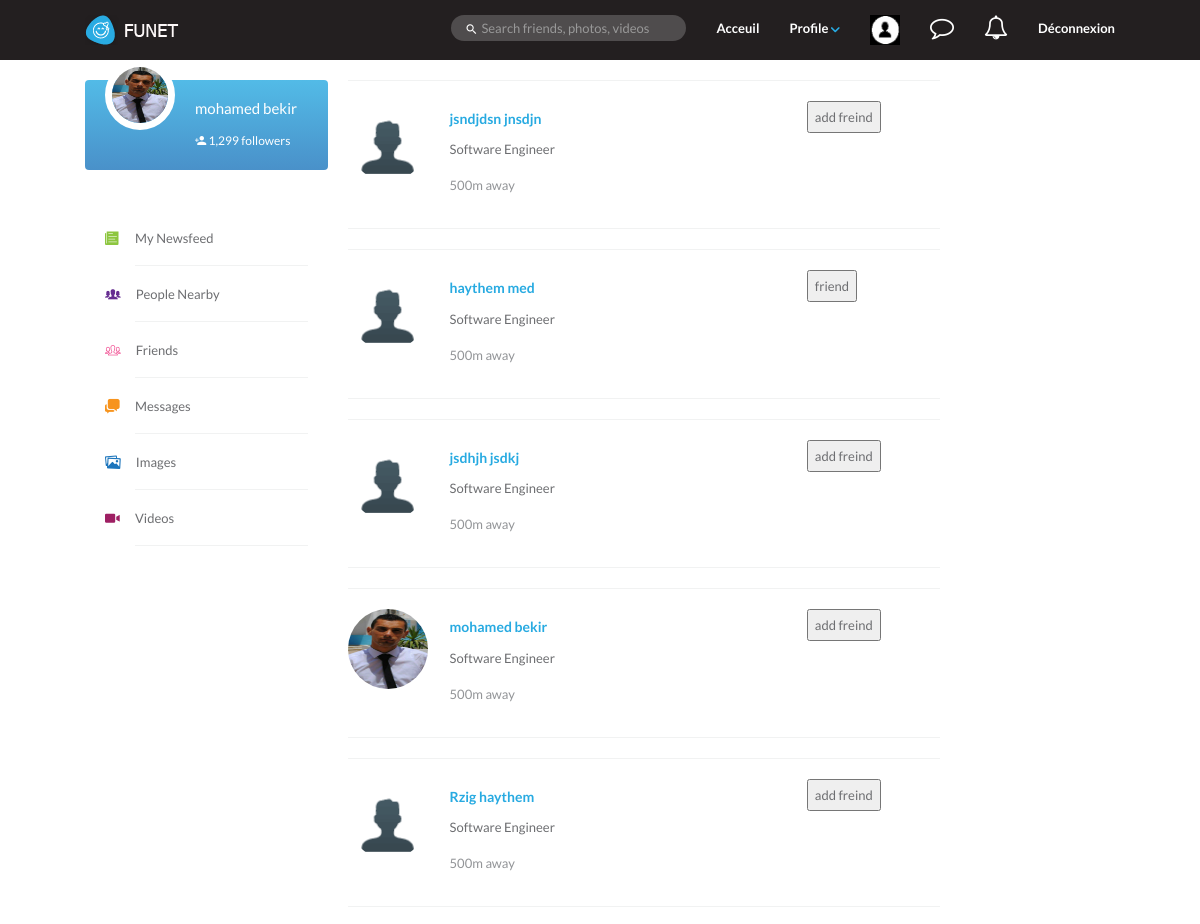
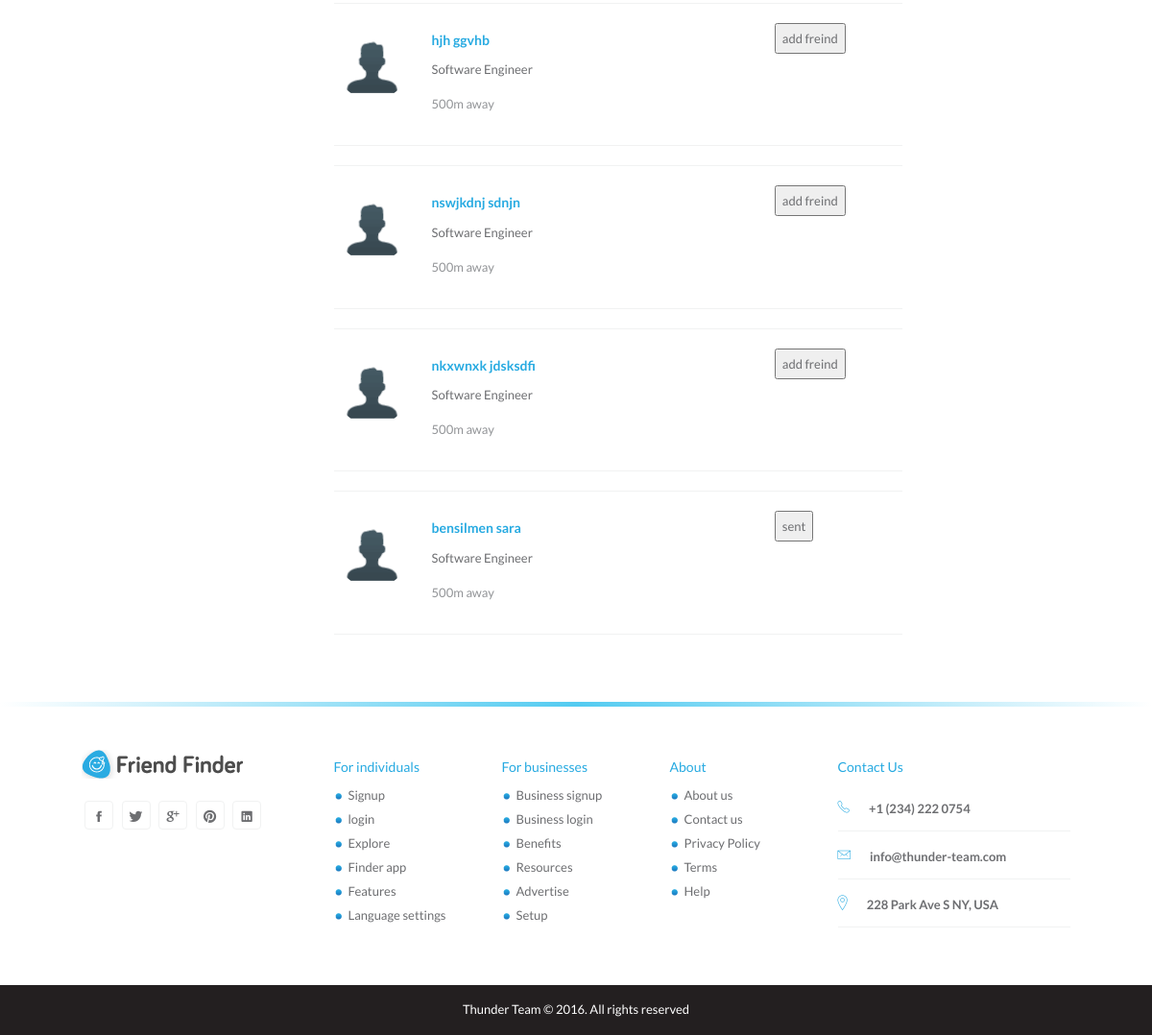
The app's page /Font-office/recherche.php (signed in) with its own data (2 pictures, top to bottom).
### tables this page shows
CREATE TABLE `membre` (
  `id_membre` int(11) NOT NULL,
  `email` varchar(50) NOT NULL,
  `password` varchar(50) NOT NULL,
  `nom` varchar(50) NOT NULL,
  `prenom` varchar(50) NOT NULL,
  `date_naissance` date NOT NULL,
  `Sexe` varchar(10) NOT NULL,
  `ville` varchar(50) NOT NULL,
  `url_photo_profil` varchar(255) NOT NULL,
  `url_photo_couverture` varchar(255) NOT NULL,
  `login` int(11) NOT NULL,
  `logout` int(11) NOT NULL
);

CREATE TABLE `invitation` (
  `id_invitation` int(11) NOT NULL,
  `sender` varchar(50) NOT NULL,
  `receiver` varchar(50) NOT NULL,
  `stat` varchar(20) NOT NULL
);

### Font-office/recherche.php (the view, shortened to what this page needs)
<?php
 $db = mysqli_connect("localhost", "root", "", "funet");
$email=$_SESSION["email"];
$rech=$_POST["rechecher"];
$result = mysqli_query($db, "SELECT * FROM membre where nom LIKE '%$rech%'  ");
$res = mysqli_query($db, "SELECT * FROM membre where email='$email'");
   while ($ligne = mysqli_fetch_array($res)) {
    $img=$ligne[8];
    $nom=$ligne[3]." ".$ligne[4];
    }
?>
<!DOCTYPE html>
<html lang="en">
<head>
		<link rel="stylesheet" href="css/bootstrap.min.css" />
		<link rel="stylesheet" href="css/style.css" />
		<link rel="stylesheet" href="css/ionicons.min.css" />
    <link rel="stylesheet" href="css/font-awesome.min.css" />
	</head>
  <body>
    <?php
     include("menu.php");
     ?>
    <div id="page-contents">
    	<div class="container">
    		<div class="row">
    			<div class="col-md-3 static">
            <div class="profile-card">
              <?php echo " <img class='profile-photo'  src='avatar/Profile/".$img."' >";?>
              <h5><a href="timeline.html" class="text-white"><?php echo $nom;  ?></a></h5>
            	<a href="#" class="text-white"><i class="ion ion-android-person-add"></i> 1,299 followers</a>
            </div>
            <ul class="nav-news-feed">
              <li><i class="icon ion-ios-paper"></i><div><a href="newsfeed.html">My Newsfeed</a></div></li>
              <li><i class="icon ion-ios-people"></i><div><a href="newsfeed-people-nearby.html">People Nearby</a></div></li>
              <li><i class="icon ion-ios-people-outline"></i><div><a href="newsfeed-friends.html">Friends</a></div></li>
              <li><i class="icon ion-chatboxes"></i><div><a href="newsfeed-messages.html">Messages</a></div></li>
              <li><i class="icon ion-images"></i><div><a href="newsfeed-images.html">Images</a></div></li>
              <li><i class="icon ion-ios-videocam"></i><div><a href="newsfeed-videos.html">Videos</a></div></li>
            </ul>
          </div>
    			<div class="col-md-7">
            <div class="people-nearby">
             <?php
                   while ($ligne = mysqli_fetch_array($result)) {
					   $result2=mysqli_query($db, "SELECT * FROM invitation where sender='$email' and receiver='$ligne[1]'");
						$ligne2= mysqli_fetch_array($result2);
						if($ligne2){
						$var="$ligne2[3]";
							}else{
								$var="add freind";
								}
                    ?>
              <div class="nearby-user">
                <div class="row">
                  <div class="col-md-2 col-sm-2">
                     <?php echo " <img alt='profile-cover' class='profile-photo-lg'  src='avatar/Profile/".$ligne['url_photo_profil']."' >";?>
                  </div>
                  <div class="col-md-7 col-sm-7">
                    <h5><a href="profile-amis.php?id=<?php echo $ligne[0]; ?>" class="profile-link"><?php echo $ligne[3]." ".$ligne[4]; ?></a></h5>
                    <p>Software Engineer</p>
                    <p class="text-muted">500m away</p>
                  </div>
                  <div class="col-md-3 col-sm-3">
                    <?php echo "<button class='mybtn' value=".$ligne[1]."><span>".$var."</span></button>"?>
                  </div>
                </div>
              </div>
              <?php
              }
              ?>
            </div>
          </div>
    			<div class="col-md-2 static">
          </div>
    		</div>
    	</div>
    </div>
    <footer id="footer">
      <div class="container">
      	<div class="row">
          <div class="footer-wrapper">
            <div class="col-md-3 col-sm-3">
              <a href="#"><img src="images/logo-black.png" alt="" class="footer-logo" /></a>
              <ul class="list-inline social-icons">
              	<li><a href="#"><i class="icon ion-social-facebook"></i></a></li>
              	<li><a href="#"><i class="icon ion-social-twitter"></i></a></li>
              	<li><a href="#"><i class="icon ion-social-googleplus"></i></a></li>
              	<li><a href="#"><i class="icon ion-social-pinterest"></i></a></li>
              	<li><a href="#"><i class="icon ion-social-linkedin"></i></a></li>
              </ul>
            </div>
            <div class="col-md-2 col-sm-2">
              <h5>For individuals</h5>
              <ul class="footer-links">
                <li><a href="#">Signup</a></li>
                <li><a href="#">login</a></li>
                <li><a href="#">Explore</a></li>
                <li><a href="#">Finder app</a></li>
                <li><a href="#">Features</a></li>
                <li><a href="#">Language settings</a></li>
              </ul>
            </div>
            <div class="col-md-2 col-sm-2">
              <h5>For businesses</h5>
              <ul class="footer-links">
                <li><a href="#">Business signup</a></li>
                <li><a href="#">Business login</a></li>
                <li><a href="#">Benefits</a></li>
                <li><a href="#">Resources</a></li>
                <li><a href="#">Advertise</a></li>
                <li><a href="#">Setup</a></li>
              </ul>
            </div>
            <div class="col-md-2 col-sm-2">
              <h5>About</h5>
              <ul class="footer-links">
                <li><a href="#">About us</a></li>
                <li><a href="#">Contact us</a></li>
                <li><a href="#">Privacy Policy</a></li>
                <li><a href="#">Terms</a></li>
                <li><a href="#">Help</a></li>
              </ul>
            </div>
            <div class="col-md-3 col-sm-3">
              <h5>Contact Us</h5>
              <ul class="contact">
                <li><i class="icon ion-ios-telephone-outline"></i>+1 (234) 222 0754</li>
                <li><i class="icon ion-ios-email-outline"></i>info@thunder-team.com</li>
                <li><i class="icon ion-ios-location-outline"></i>228 Park Ave S NY, USA</li>
              </ul>
            </div>
          </div>
      	</div>
      </div>
      <div class="copyright">
        <p>Thunder Team © 2016. All rights reserved</p>
      </div>
		</footer>
  </body>
</html>

### records on screen
membre: url_photo_profil (picture), nom "mohamed bekir", nom "mohamed", prenom "bekir", var "add freind"
membre: url_photo_profil (placeholder picture), nom "jsndjdsn", prenom "jnsdjn", var "add freind"
membre: url_photo_profil (placeholder picture), nom "haythem", prenom "med", invitation.stat "friend"
membre: url_photo_profil (placeholder picture), nom "jsdhjh", prenom "jsdkj", var "add freind"
membre: url_photo_profil (placeholder picture), nom "Rzig", prenom "haythem", var "add freind"
membre: url_photo_profil (placeholder picture), nom "hjh", prenom "ggvhb", var "add freind"
membre: url_photo_profil (placeholder picture), nom "nswjkdnj", prenom "sdnjn", var "add freind"
membre: url_photo_profil (placeholder picture), nom "nkxwnxk", prenom "jdsksdfi", var "add freind"
membre: url_photo_profil (placeholder picture), nom "bensilmen", prenom "sara", invitation.stat "sent"
